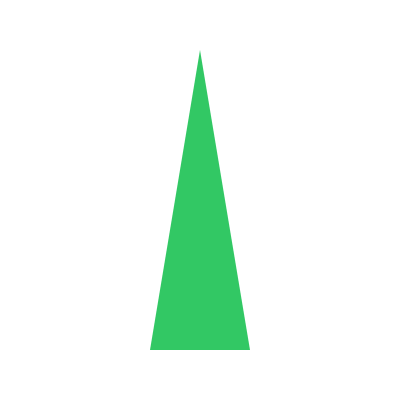
Frame 1 (no input)
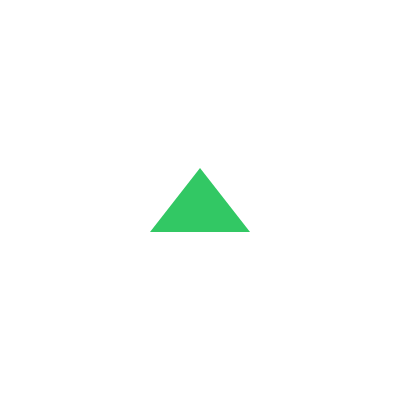
Frame 60 (no input)
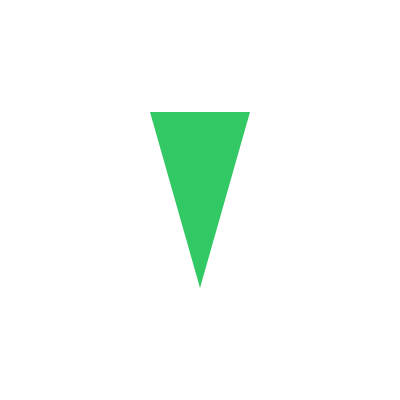
Frame 120 (the mouse pressed at the canvas centre since frame 60)

The p5.js sketch that drew these frames (run headless with seeded random() and noise() and a simulated clock; from frame 60 on, the mouse is pressed at the canvas centre):

// p5.js sketch
// ── sketch.js
let x1 = 200, y1 = 50;
let x2 = 150, y2 = 350;
let x3 = 250, y3 = 350;
let speed = 2;

function initVar() {
  x1 = 200; y1 = 50;
  x2 = 150; y2 = 350;
  x3 = 250; y3 = 350;
  speed = 2;
}

function setup() {
  createCanvas(400, 400);
  noStroke();
  initVar();
}

function draw() {
  clear();
  fill(50, 200, 100);
  triangle(x1, y1, x2, y2, x3, y3);

  y1 += speed;
  y2 -= speed;
  y3 -= speed;

  if (y1 > height || y2 < 0 || y3 < 0) {
    speed *= -1;
  }
}

function startRecord() {
    initVar();
    window.saveLottie(5, (animation) => {
      const player = document.querySelector("lottie-player");
      player.load(JSON.stringify(animation));
    });
  }
  
